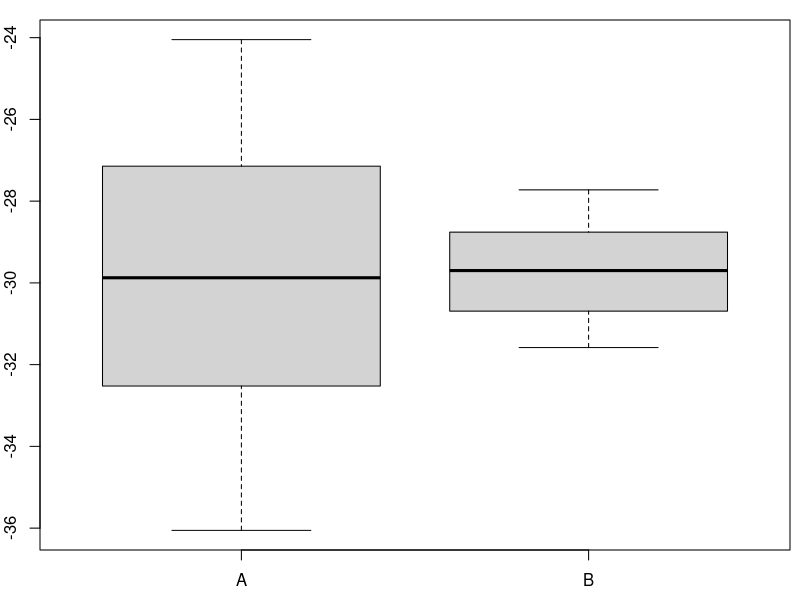

Write the R code that produced this figure. (Note: this script raises an error after producing the figure.)
## ---- chunk 1
ok <- FALSE
while(!ok) {
## convenience functions
SK <- function(x) diff(diff(fivenum(x)[2:4]))/diff(fivenum(x)[c(2, 4)])
trob <- function(a, b)
  (median(a) - median(b))/sqrt(var(a)/length(a) + var(b)/length(b))

## DATA GENERATION
## dgp for one sample
dgp <- function(location = 0, scale = 1, skewed = FALSE, outlier = NULL,
  n = 10, amount = 0.1)
{
  ## basic intervals from which equal amounts of observations are drawn
  qq <- if (skewed) c(0, 2, 2.2, 6, 10) else c(0, 3, 5, 7, 10)
  sim <- function(x) {
    rval <- NULL
    for(i in 1:(length(x)-1)) rval <- c(rval, runif(n, min = x[i], max = x[i+1]))
    rval <- jitter(rval, amount = amount)
    rval <- rval/4
    rval
  }
  ## draw under restrictions about IQR and SK
  rval <- sim(qq)
  if (skewed) {
    while(IQR(rval) > 1.15 | IQR(rval) < 0.85 | abs(SK(rval)) < 0.7) rval <- sim(qq)
  } else {
    while(IQR(rval) > 1.15 | IQR(rval) < 0.85 |abs(SK(rval)) > 0.15) rval <- sim(qq)
  }

  ## raw values (location = 0, scale = 1)
  rval <- rval - ifelse(skewed, 0.55, 1.25)

  ## add outliers
  rval <- c(rval, outlier)
  
  ## scale and shift
  rval <- rval * scale + location

  return(rval)
}

## generate random parameters for dgp()
scale <- sample(c(1, sample(c(1, 3), 1))) * runif(1, min = 0.5, max = 10) * sample(c(-1, 1), 1)
location <- sample(c(0, sample(c(0, 2), 1))) * scale + runif(1, min = -50, max = 50)
skewed <- if (runif(1) < 2/3) c(FALSE, FALSE) else sample(c(TRUE, sample(c(TRUE, FALSE), 1)))
if (runif(1) < 2/3) {
  outlier <- list(NULL, NULL)
} else {
  if (any(skewed)) {
    outlier <- if (skewed[1]) -sign(scale[1]) * runif(sample(1:2, 1), min = 3, max = 4) else NULL
    outlier <- c(list(outlier), if (skewed[2])
      list(-sign(scale[1]) * runif(sample((0:1 + !skewed[1]), 1), min = 3, max = 4)) else list(NULL))
  } else {
    outlier <- runif(sample(1:3, 1), min = 3, max = 4)
    outlier <- outlier * sample(c(-1, 1), length(outlier), replace = TRUE)
    id <- sample(1:length(outlier), sample(1:length(outlier), 1))
    outlier1 <- outlier[id]
    outlier2 <- outlier[-id]
    outlier <- list(if(length(outlier1) > 0) outlier1 else NULL,
      if (length(outlier2) > 0) outlier2 else NULL)
  }
}

## call dgp under certain constrains
A <- dgp(location = location[1], scale = scale[1], skewed = skewed[1], outlier = outlier[[1]],
  n = sample(8:12, 1))
B <- dgp(location = location[2], scale = scale[2], skewed = skewed[2], outlier = outlier[[2]],
  n = sample(8:12, 1))
while((length(unique(location)) < 2 & abs(trob(A, B)) > 0.4) | (abs(SK(A)) > 0.15 & abs(SK(A)) < 0.7) | (abs(SK(B)) > 0.15 & abs(SK(B)) < 0.7)) {
  A <- dgp(location = location[1], scale = scale[1], skewed = skewed[1], outlier = outlier[[1]],
    n = sample(8:12, 1))
  B <- dgp(location = location[2], scale = scale[2], skewed = skewed[2], outlier = outlier[[2]],
    n = sample(8:12, 1))
}
SK_A <- ifelse(abs(SK(A)) < 0.2, "symmetric", ifelse(SK(A) >= 0.2, "right-skewed", "left-skewed"))
SK_B <- ifelse(abs(SK(B)) < 0.2, "symmetric", ifelse(SK(B) >= 0.2, "right-skewed", "left-skewed"))

## QUESTION/ANSWER GENERATION
questions <- character(5)
solutions <- logical(5)
explanations <- character(5)

questions[1] <- "The location of both distributions is about the same."
solutions[1] <- abs(trob(A, B)) < 0.5
explanations[1] <- if (solutions[1]) "Both distributions have a similar location." else
  paste("Distribution ", c("A", "B")[(median(A) < median(B)) + 1],
    " has on average higher values than distribution ", 
    c("A", "B")[(median(A) >= median(B)) + 1], ".", sep = "")

outlier <- length(unlist(outlier)) > 0
questions[2] <- "Both distributions contain no outliers."
solutions[2] <- !outlier
explanations[2] <- if (solutions[2])
  "Both distributions have no observations which deviate more than 1.5 times the interquartile range from the box." else "There are observations which deviate more than 1.5 times the interquartile range from the median."

questions[3] <- "The spread in sample A is clearly bigger than in B."
solutions[3] <- IQR(A)/IQR(B) > 1.5
explanations[3] <- paste("The interquartile range in sample A is",
  ifelse(solutions[3], "", "_not_"), "clearly bigger than in B.")

questions[4] <- "The skewness of both samples is similar."
solutions[4] <- SK_A == SK_B
explanations[4] <- if (solutions[4]) paste("The skewness of both distributions is similar, both are",
    ifelse(abs(SK(A)) < 0.2, "about symmetric.", ifelse(SK(A) >= 0.2, "right-skewed.", "left-skewed."))) else
    paste("The skewness of both distributions is different. Sample A is",
    ifelse(abs(SK(A)) < 0.2, "about symmetric.", ifelse(SK(A) >= 0.2, "right-skewed.", "left-skewed.")),
    "Sample B is", ifelse(abs(SK(B)) < 0.2, "about symmetric.", ifelse(SK(B) >= 0.2, "right-skewed.", "left-skewed.")))

i <- sample(1:2, 1)
j <- sample(1:3, 1)
questions[5] <- paste("Distribution ", c("A", "B")[i], " is ", 
                      c("about symmetric", "right-skewed", "left-skewed")[j], ".", sep = "")
SK_i <- SK(list(A, B)[[i]])
solutions[5] <- switch(j, abs(SK_i) < 0.2,
                       SK_i >= 0.2,
                       SK_i <= -0.2)
explanations[5] <- paste("Distribution ", c("A", "B")[i], " is ",
                         ifelse(abs(SK_i) < 0.2, "about symmetric.", 
                                ifelse(SK_i >= 0.2, "right-skewed.", "left-skewed.")))

ok <- any(solutions) && any(!solutions)
}
## ---- chunk 2
par(mar = c(2.5, 2, 1, 0.5))
dat <- data.frame(y = c(A, B), x = factor(rep(c("A", "B"), c(length(A), length(B)))))
boxplot(y ~ x, data = dat, xlab = "", ylab = "")
## ---- chunk 3
answerlist(questions, markup = "markdown")
## ---- chunk 4
answerlist(ifelse(solutions, "True", "False"), explanations, markup = "markdown")
